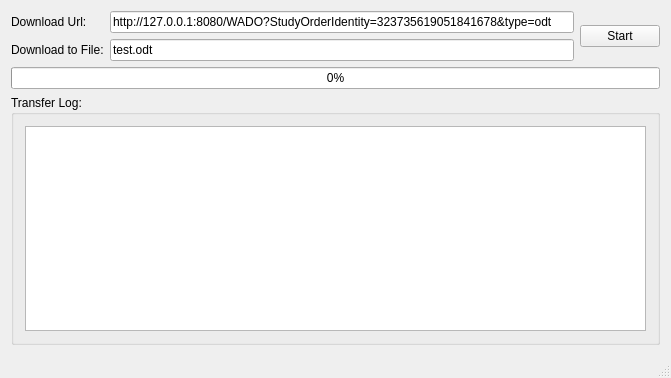
<?xml version="1.0" encoding="UTF-8"?>
<ui version="4.0">
 <class>MainWindow</class>
 <widget class="QMainWindow" name="MainWindow">
  <property name="geometry">
   <rect>
    <x>0</x>
    <y>0</y>
    <width>671</width>
    <height>378</height>
   </rect>
  </property>
  <property name="sizePolicy">
   <sizepolicy hsizetype="Preferred" vsizetype="Preferred">
    <horstretch>0</horstretch>
    <verstretch>0</verstretch>
   </sizepolicy>
  </property>
  <property name="maximumSize">
   <size>
    <width>16777215</width>
    <height>16777215</height>
   </size>
  </property>
  <property name="windowTitle">
   <string>qtcurl Downloader Example</string>
  </property>
  <widget class="QWidget" name="centralWidget">
   <layout class="QVBoxLayout" name="verticalLayout">
    <item>
     <layout class="QHBoxLayout" name="controlsLayout">
      <item>
       <layout class="QFormLayout" name="inputFieldsLayout">
        <property name="fieldGrowthPolicy">
         <enum>QFormLayout::ExpandingFieldsGrow</enum>
        </property>
        <item row="0" column="0">
         <widget class="QLabel" name="urlLabel">
          <property name="text">
           <string>Download Url:</string>
          </property>
         </widget>
        </item>
        <item row="0" column="1">
         <widget class="QLineEdit" name="urlEdit">
          <property name="text">
           <string>http://127.0.0.1:8080/WADO?StudyOrderIdentity=323735619051841678&amp;type=odt</string>
          </property>
         </widget>
        </item>
        <item row="1" column="0">
         <widget class="QLabel" name="fileNameLabel">
          <property name="text">
           <string>Download to File:</string>
          </property>
         </widget>
        </item>
        <item row="1" column="1">
         <widget class="QLineEdit" name="fileNameEdit">
          <property name="sizePolicy">
           <sizepolicy hsizetype="Expanding" vsizetype="Fixed">
            <horstretch>0</horstretch>
            <verstretch>0</verstretch>
           </sizepolicy>
          </property>
          <property name="text">
           <string>test.odt</string>
          </property>
         </widget>
        </item>
       </layout>
      </item>
      <item>
       <widget class="QPushButton" name="startStopButton">
        <property name="sizePolicy">
         <sizepolicy hsizetype="Fixed" vsizetype="Fixed">
          <horstretch>0</horstretch>
          <verstretch>0</verstretch>
         </sizepolicy>
        </property>
        <property name="text">
         <string>Start</string>
        </property>
       </widget>
      </item>
     </layout>
    </item>
    <item>
     <widget class="QProgressBar" name="progressBar">
      <property name="maximum">
       <number>1024</number>
      </property>
      <property name="value">
       <number>0</number>
      </property>
     </widget>
    </item>
    <item>
     <widget class="QGroupBox" name="transferLogBox">
      <property name="title">
       <string>Transfer Log:</string>
      </property>
      <layout class="QVBoxLayout" name="verticalLayout_2">
       <item>
        <widget class="QPlainTextEdit" name="transferLog"/>
       </item>
      </layout>
     </widget>
    </item>
   </layout>
  </widget>
  <widget class="QStatusBar" name="statusBar"/>
 </widget>
 <layoutdefault spacing="6" margin="11"/>
 <resources/>
 <connections/>
</ui>
